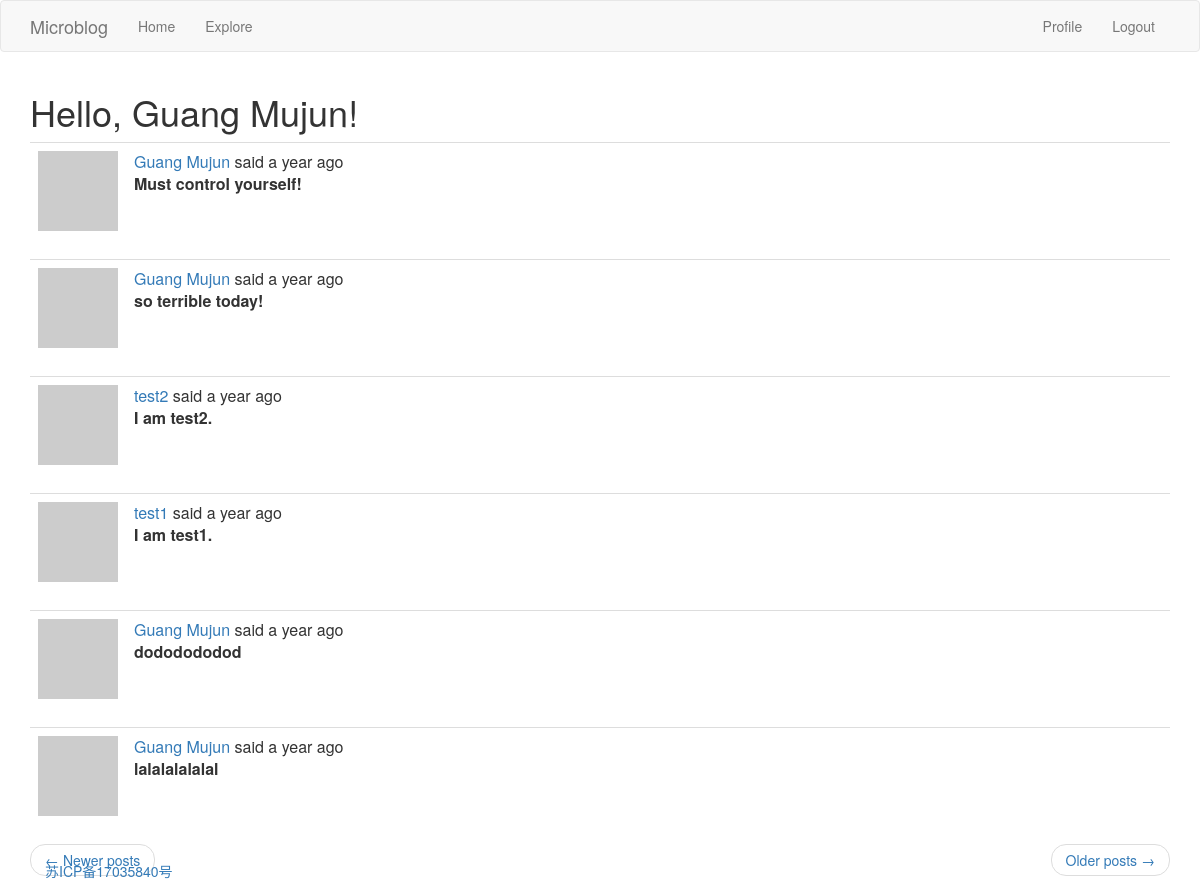
Page /explore?page=2 (signed in) on the committed database.
### app/models.py (models this page shows, shortened)
class User(UserMixin,db.Model):
	id = db.Column(db.Integer , primary_key = True)
	username = db.Column(db.String(64) , index = True ,unique = True )
	email = db.Column(db.String(120) , index = True ,unique = True)
	password_hash = db.Column(db.String(128))
	posts = db.relationship('Post' , backref = 'author' , lazy = 'dynamic')
	about_me = db.Column(db.String(140))
	last_seen = db.Column(db.DateTime , default = datetime.utcnow)
	followed = db.relationship(
		'User' , secondary = followers ,#secondary 指定用于该关系的关联表
		primaryjoin = (followers.c.follower_id == id),#primaryjoin 通过关联表关联到关注者的条件 followers.c.follower_id 引用followers表中的follower_id列
		secondaryjoin = (followers.c.followed_id == id),#secondaryjoin 通过关联表关联到被关注者的条件
		backref = db.backref('followers' , lazy = 'dynamic') , lazy = 'dynamic'	)
	def avatar(self , size):
		digest = md5(self.email.lower().encode('utf-8')).hexdigest()
		return 'https://www.gravatar.com/avatar/{}?d=identicon&s={}' .format(digest , size)

class Post(db.Model):
	id = db.Column(db.Integer , primary_key = True )
	body = db.Column(db.String(140))
	timestamp = db.Column(db.DateTime , index = True , default = datetime.utcnow)
	user_id = db.Column(db.Integer , db.ForeignKey ('user.id'))

### app/routes.py (the view)
@App.route('/explore')
@login_required
def explore():
	page = request.args.get('page' , 1 , type = int)
	posts = Post.query.order_by(Post.timestamp.desc()).paginate(
		page , App.config['POSTS_PER_PAGE'] , False )
	next_url = url_for('explore', page=posts.next_num) \
        		if posts.has_next else None
  	prev_url = url_for('explore', page=posts.prev_num) \
        		if posts.has_prev else None
	return render_template('index.html', title='Home', posts=posts.items,
	 						next_url=next_url, prev_url=prev_url)

### app/models.py (called while the page is built)
@login.user_loader
def load_user(id):
	return User.query.get(int(id))

### app/routes.py (called while the page is built)
@App.before_request
def before_request():
	if current_user.is_authenticated:
		current_user.last_seen = datetime.utcnow()
		db.session.commit()

### app/templates/index.html (shortened to what this page needs)
{% extends "base.html" %}
{% import 'bootstrap/wtf.html' as wtf %}
{% block app_content %}
	<h1>Hello, {{ current_user.username }}!</h1>
	{% for post in posts %}
	        {% include '_post.html' %}
	{% endfor %}
	    <nav aria-label="...">
	        <ul class="pager">
	            <li class="previous{% if not prev_url %} disabled{% endif %}">
	                <a href="{{ prev_url or '#' }}">
	                    <span aria-hidden="true">&larr;</span> Newer posts
	                </a>
	            </li>
	            <li class="next{% if not next_url %} disabled{% endif %}">
	                <a href="{{ next_url or '#' }}">
	                    Older posts <span aria-hidden="true">&rarr;</span>
	                </a>
	            </li>
	        </ul>
	    </nav>
{% endblock %}

### app/templates/_post.html (shortened to what this page needs)
<table class="table table-hover">
<tr>
	<td width="70px">
		<a href="{{ url_for('user', username=post.author.username) }}">
                   	 <img src="{{ post.author.avatar(70) }}" />
                </a>
	</td>
	<td>
		<a href="{{url_for('user' , username = post.author.username)}}">{{ post.author.username }} </a>
		said {{  moment(post.timestamp).fromNow() }}
		 <br><b>{{ post.body }}</b>
	</td>
</tr>
</table>

### rows in the picture
User: username "Guang Mujun"
Post: author.username "Guang Mujun", timestamp "a year ago", body "Must control yourself!"
Post: author.username "Guang Mujun", timestamp "a year ago", body "so terrible today!"
Post: author.username "test2", timestamp "a year ago", body "I am test2."
Post: author.username "test1", timestamp "a year ago", body "I am test1."
Post: author.username "Guang Mujun", timestamp "a year ago", body "dododododod"
Post: author.username "Guang Mujun", timestamp "a year ago", body "lalalalalalal"
